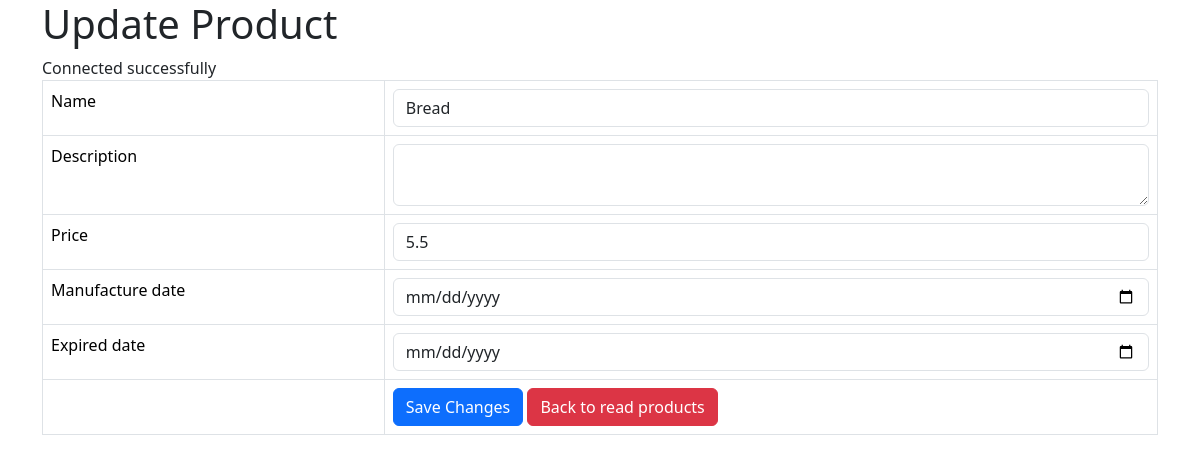
Before: /product_update.php?id=9 with the older database file.
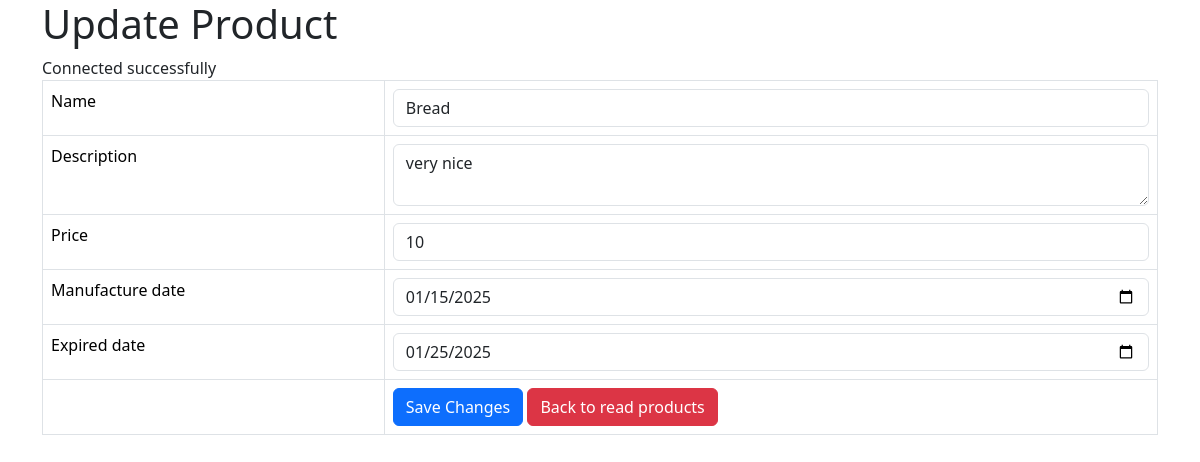
After: the same page with the newer database file.
### tables this page shows
CREATE TABLE IF NOT EXISTS `products` (
  `id` int NOT NULL AUTO_INCREMENT,
  `name` varchar(128) NOT NULL,
  `description` text NOT NULL,
  `price` double NOT NULL,
  `promotion_price` double NOT NULL,
  `manufacture_date` date NOT NULL,
  `expired_date` date NOT NULL,
  `created` date DEFAULT NULL,
  PRIMARY KEY (`id`)
);

### product_update.php (the view, shortened to what this page needs)
<!DOCTYPE HTML>
<html>
<head>
    <link href="https://cdn.jsdelivr.net/npm/bootstrap@5.3.3/dist/css/bootstrap.min.css" rel="stylesheet">
</head>
<body>
    <div class="container">
        <div class="page-header">
            <h1>Update Product</h1>
        </div>
        <?php
        $id = isset($_GET['id']) ? $_GET['id'] : die('ERROR: Record ID not found.');
        include 'config/database.php';
        try {
            $query = "SELECT id, name, description, price, expired_date, manufacture_date FROM products WHERE id = ? LIMIT 0,1";
            $stmt = $con->prepare($query);
            $stmt->bindParam(1, $id);
            $stmt->execute();
            $row = $stmt->fetch(PDO::FETCH_ASSOC);
            $name = $row['name'];
            $description = $row['description'];
            $price = $row['price'];
            $manufacture_date = $row['manufacture_date'];
            $expired_date = $row['expired_date'];
        } catch (PDOException $exception) {
            die('ERROR: ' . $exception->getMessage());
        }
        ?>
        <form action="<?php echo htmlspecialchars($_SERVER["PHP_SELF"] . "?id={$id}"); ?>" method="post">
            <table class='table table-hover table-responsive table-bordered'>
                <tr>
                    <td>Name</td>
                    <td><input type='text' name='name' value="<?php echo $name;  ?>" class='form-control' /></td>
                </tr>
                <tr>
                    <td>Description</td>
                    <td><textarea name='description' class='form-control'><?php echo $description;  ?></textarea></td>
                </tr>
                <tr>
                    <td>Price</td>
                    <td><input type='text' name='price' value="<?php echo $price;  ?>" class='form-control' /></td>
                </tr>
                <tr>
                    <td>Manufacture date</td>
                    <td><input type='date' name='manufacture_date' value="<?php echo $manufacture_date;  ?>" class='form-control' /></td>
                </tr>
                <tr>
                    <td>Expired date</td>
                    <td><input type='date' name='expired_date' value="<?php echo $expired_date;  ?>" class='form-control' /></td>
                </tr>
                <tr>
                    <td></td>
                    <td>
                        <input type='submit' value='Save Changes' class='btn btn-primary' />
                        <a href='product_listing.php' class='btn btn-danger'>Back to read products</a>
                    </td>
                </tr>
            </table>
        </form>
    </div>
</body>
</html>

Changed rows visible on the page:
changed products "Bread": description (not shown) → "very nice"; price "5.5" → "10"; manufacture_date (not shown) → "01/15/2025"; expired_date (not shown) → "01/25/2025"
